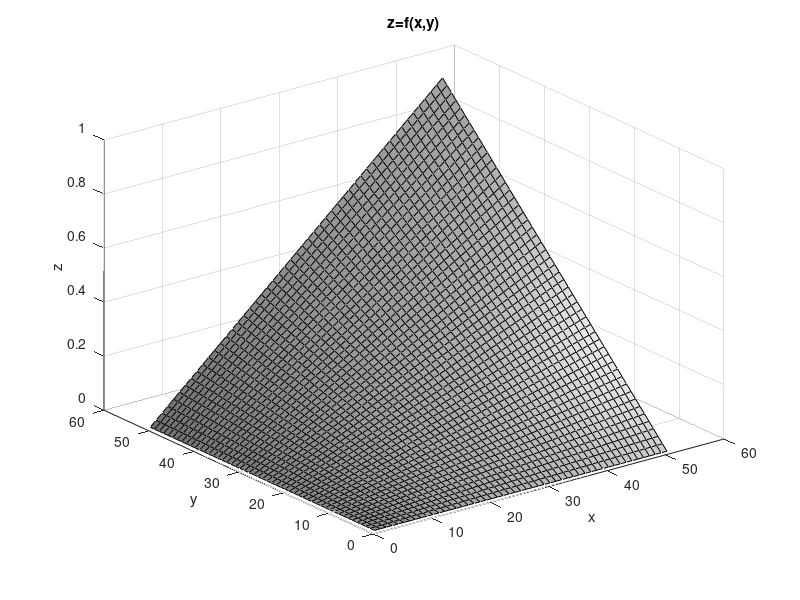

The MATLAB source for this figure:
% interp_3Dshape.m
clear all; close all;

[X,Y] = meshgrid(0 : 0.02 : 1);
Z = X .* Y;
surfl( Z );
xlabel('x'); ylabel('y'); zlabel('z'); title('z=f(x,y)'); 
colormap( gray );
 
